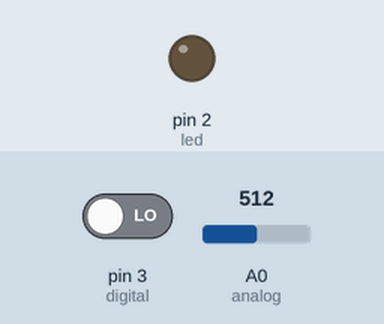
This sketch was run on a simulated Arduino Uno, built with avr-gcc and run on an emulated ATmega328P. Shown: output pins drawn as LEDs (lit = HIGH). The inputs (shaded band) are chosen by the test bench; at power-on: pin 3 (digital) LOW, A0 (analog) = 512. What the sketch prints to the serial monitor is not drawn.

Above: at 1.2 s.
1.3 s: pin 3 (digital) driven HIGH
At 2.0 s:
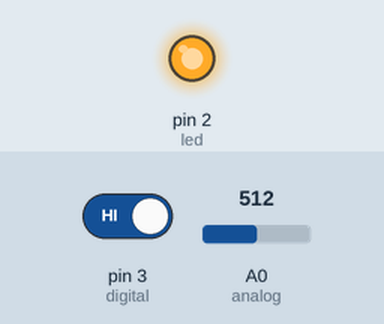
2.8 s: pin 3 (digital) driven LOW
At 3.3 s:
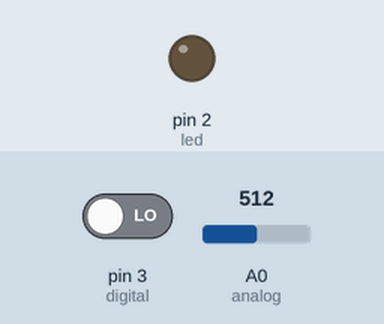
Timing chart, 0 to 5.8 s (numbered marks = the images above; inputs shaded):
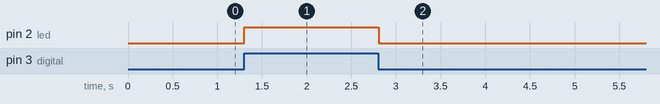

Measured:
- after the input at 1.3 s, pin 2 (led): LOW → HIGH at once
- after the input at 2.8 s, pin 2 (led): HIGH → LOW at once

The sketch:

ky-026.ino
```cpp
int led = 2;
int digital = 3;
int analog = A0;
int digital_okuma;
int analog_okuma;

void setup()
{
  pinMode(led, OUTPUT);
  pinMode(digital, INPUT);
  //pinMode(analog, OUTPUT);
  Serial.begin(9600);
}

void loop()
{
  digital_okuma = digitalRead(digital);
  if(digital_okuma == HIGH)
  {
    digitalWrite(led, HIGH);
  }
  else
  {
    digitalWrite(led, LOW);
  }

  analog_okuma = analogRead(analog);
  Serial.println(analog_okuma);

  delay(100);
}
```
